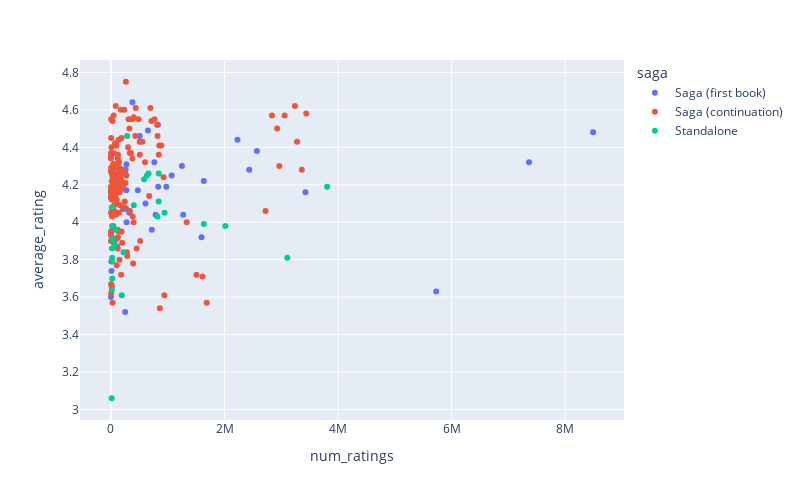

Notebook cell for this chart:
### Markdown cell above
El tipo de objeto del gráfico creado es `plotly.graph_objs._figure.Figure`, pero a nivel práctico es muy similar a un diccionario (dict) con dos key-value pairs: 
* `data`: información de los datos como tal (datos cuantitativo -ej. valor en el eje x- y cualitativos -ej. grupo/color)
* `layout`:  información del aspecto: colores/paleta, texto, límites, etc

`hovertemplate` está en data en vez de en layout (podría considerarse una parte del aspecto) porque puede incluir otros datos del dataframe que no aparezcan en el gráfico como tal.

La estructura de `go.Figure` es similar: diccionarios anidados.
* Los valores de `data` son LISTAS de diccionarios. En Data hay tantos diccionarios como 'traces' (conjuntos de datos)
* El valor de `layout` es un único diccionario.

Más información: https://plotly.com/python/creating-and-updating-figures/

### Code cell
fig_scatter = px.scatter(
    books_df_scatter, x="num_ratings", y="average_rating", color="saga", 
    hover_data=["title", "series_name", "series_n"],
    height=500, width=800
    )
fig_scatter.show()

### Figure 1 — Plotly figure (JSON) as saved in the notebook; plotly's stock layout.template omitted (floating-point values rounded to 4 significant figures; data arrays with more than 128 entries replaced by an {"elided": "..."} marker saying what was removed)
{"data": [{"customdata": [["Harry Potter and the Sorcerer's Stone", "Harry Potter", 1], ["The Lightning Thief", "Percy Jackson and the Olympians", 1], ["A Game of Thrones", "A Song of Ice and Fire", 1], ["The Final Empire", "The Mistborn Saga", 1], ["The Hunger Games", "The Hunger Games", 1], ["Twilight", "The Twilight Saga", 1], ["The Fellowship of the Ring", "The Lord of the Rings", 1], ["Divergent", "Divergent", 1], ["Earlier-Ravens", "The Wheel of Time", 1], ["A Court of Thorns and Roses", "A Court of Thorns and Roses", 1], ["The Way of Kings", "The Stormlight Archive", 1], ["The Name of the Wind", "The Kingkiller Chronicle", 1], ["The Just City", "Thessaly", 1], ["The Black Tides of Heaven", "Tensorate", 1], ["Clockwork Angel", "The Infernal Devices", 1], ["Six of Crows", "Six of Crows", 1], ["Throne of Glass", "Throne of Glass", 1], ["From Blood and Ash", "Blood and Ash", 1], ["Eragon", "The Inheritance Cycle", 1], ["The Maze Runner", "The Maze Runner", 1], ["The Magicians", "The Magicians", 1], ["The Raven Boys", "The Raven Cycle", 1], ["Parable of the Sower", "Earthseed", 1], ["Binti", "Binti", 1], ["Shadow and Bone", "The Shadow and Bone Trilogy", 1], ["The Cruel Prince", "The Folk of the Air", 1], ["Red Queen", "Red Queen", 1], ["The Blade Itself", "The First Law", 1], ["Assassin's Apprentice", "The Farseer Trilogy", 1], ["Warbreaker", "Warbreaker", 1], ["The Blade Itself", "The First Law", 1], ["The Lies of Locke Lamora", "Gentleman Bastard", 1], ["A Wizard of Earthsea", "Earthsea Cycle", 1], ["A Darker Shade of Magic", "Shades of Magic", 1], ["The Archived", "The Archived", 1], ["The Hitchhiker's Guide to the Galaxy", "The Hitchhiker's Guide to the Galaxy", 1], ["Rivers of London", "Rivers of London", 1], ["Dune", "Dune", 1], ["Leviathan Wakes", "The Expanse", 1], ["Ender's Game", "Ender's Saga", 1], ["Foundation", "Foundation (Publication Order", 1], ["The Three-Body Problem", "Remembrance of Earth's Past", 1]], "hovertemplate": "saga=Saga (first book)<br>num_ratings=%{x}<br>average_rating=%{y}<br>title=%{customdata[0]}<br>series_name=%{customdata[1]}<br>series_n=%{customdata[2]}<extra></extra>", "legendgroup": "Saga (first book)", "marker": {"color": "#636efa", "symbol": "circle"}, "mode": "markers", "name": "Saga (first book)", "orientation": "v", "showlegend": true, "type": "scatter", "x": [8491079, 2435307, 2228706, 506701, 7363176, 5728651, 2570023, 3425949, 326, 976193, 378925, 828685, 6703, 9676, 763799, 650934, 832328, 272933, 1594348, 1272470, 250003, 323822, 107811, 61573, 720290, 607976, 786992, 197291, 272436, 149065, 197291, 258037, 274973, 272370, 32913, 1635203, 111610, 1068746, 216416, 1249770, 474592, 213667], "xaxis": "x", "y": [4.48, 4.28, 4.44, 4.46, 4.32, 3.63, 4.38, 4.16, 3.6, 4.19, 4.64, 4.52, 3.79, 3.74, 4.32, 4.49, 4.19, 4.31, 3.92, 4.04, 3.52, 4.05, 4.2, 3.9, 3.96, 4.1, 4.04, 4.18, 4.17, 4.29, 4.18, 4.28, 4, 4.07, 3.96, 4.22, 3.87, 4.25, 4.27, 4.3, 4.17, 4.07], "yaxis": "y"}, {"customdata": {"elided": "164x3 mixed values"}, "hovertemplate": "saga=Saga (continuation)<br>num_ratings=%{x}<br>average_rating=%{y}<br>title=%{customdata[0]}<br>series_name=%{customdata[1]}<br>series_n=%{customdata[2]}<extra></extra>", "legendgroup": "Saga (continuation)", "marker": {"color": "#EF553B", "symbol": "circle"}, "mode": "markers", "name": "Saga (continuation)", "orientation": "v", "showlegend": true, "type": "scatter", "x": {"elided": "164 int values"}, "xaxis": "x", "y": {"elided": "164 float values"}, "yaxis": "y"}, {"customdata": [["The Midnight Library", null, null], ["The Invisible Life of Addie LaRue", null, null], ["1984", null, null], ["Fahrenheit 451", null, null], ["Brave New World", null, null], ["The Catcher in the Rye", null, null], ["The Binding", null, null], ["All the Crooked Saints", null, null], ["The Man in the High Castle", null, null], ["This Is How You Lose the Time War", null, null], ["Deathless", null, null], ["Jonathan Strange & Mr Norrell", null, null], ["American Gods", "American Gods", null], ["Good Omens: The Nice and Accurate Prophecies of Agnes Nutter, Witch", null, null], ["Stardust", null, null], ["The Princess Bride", null, null], ["Circe", null, null], ["Gallant", null, null], ["Among Others", null, null], ["Gingerbread", null, null], ["The Forgotten Beasts of Eld", null, null], ["The Night Circus", null, null], ["The Deep", null, null], ["Upright Women Wanted", null, null], ["The House in the Cerulean Sea", null, null], ["Winterwood", null, null]], "hovertemplate": "saga=Standalone<br>num_ratings=%{x}<br>average_rating=%{y}<br>title=%{customdata[0]}<br>series_name=%{customdata[1]}<br>series_n=%{customdata[2]}<extra></extra>", "legendgroup": "Standalone", "marker": {"color": "#00cc96", "symbol": "circle"}, "mode": "markers", "name": "Standalone", "orientation": "v", "showlegend": true, "type": "scatter", "x": [944368, 584015, 3808026, 2014586, 1636073, 3105169, 57669, 20596, 190497, 86075, 18097, 219407, 840495, 633817, 402680, 841418, 661290, 25490, 23038, 12681, 15849, 820521, 23428, 15518, 285067, 16896], "xaxis": "x", "y": [4.05, 4.23, 4.19, 3.98, 3.99, 3.81, 3.88, 3.81, 3.61, 3.96, 3.98, 3.84, 4.11, 4.25, 4.09, 4.26, 4.26, 3.91, 3.7, 3.06, 4.08, 4.03, 3.79, 3.64, 4.46, 3.86], "yaxis": "y"}], "layout": {"height": 500, "legend": {"title": {"text": "saga"}, "tracegroupgap": 0}, "margin": {"t": 60}, "width": 800, "xaxis": {"anchor": "y", "domain": [0, 1], "title": {"text": "num_ratings"}}, "yaxis": {"anchor": "x", "domain": [0, 1], "title": {"text": "average_rating"}}}}
